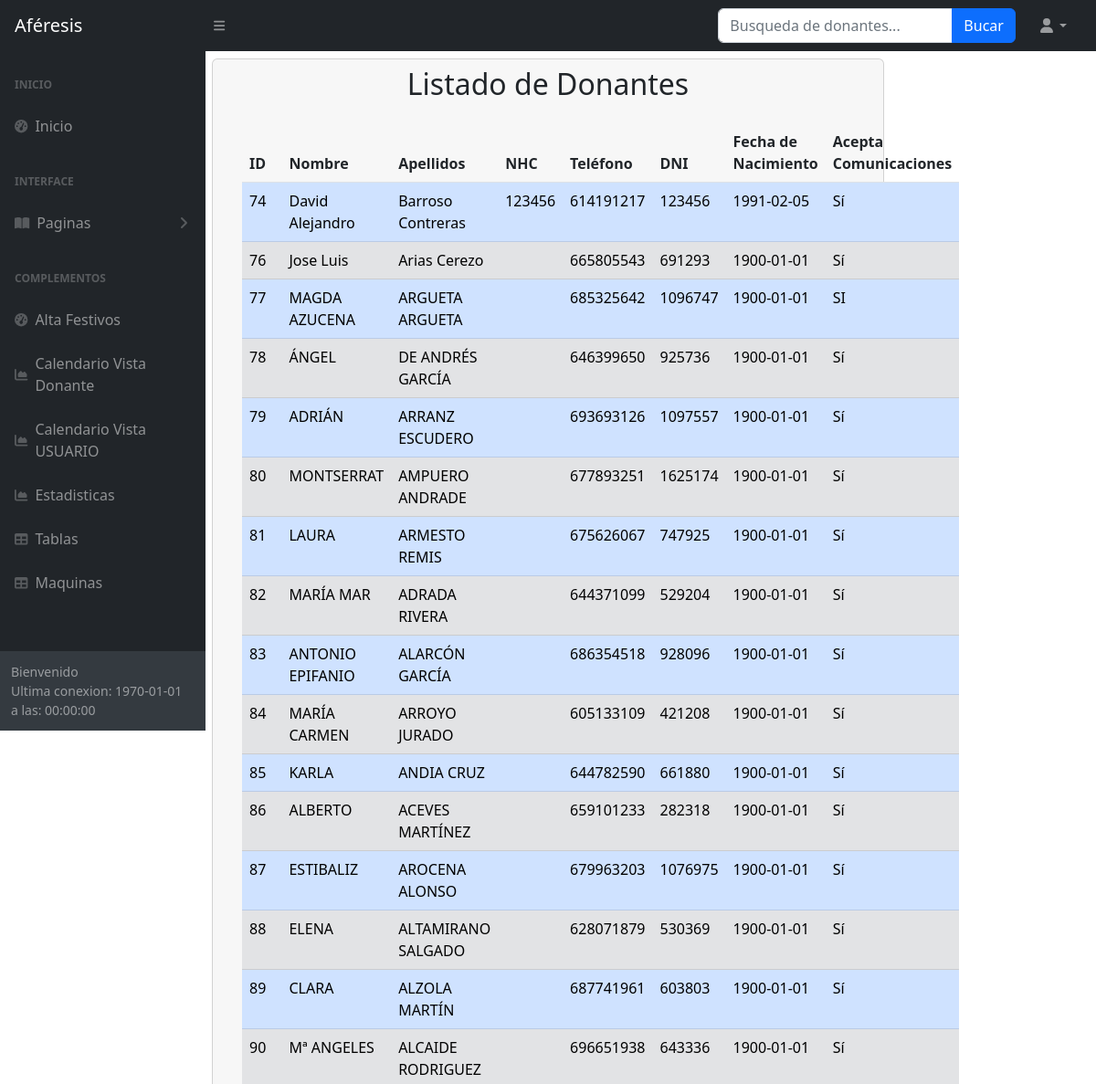
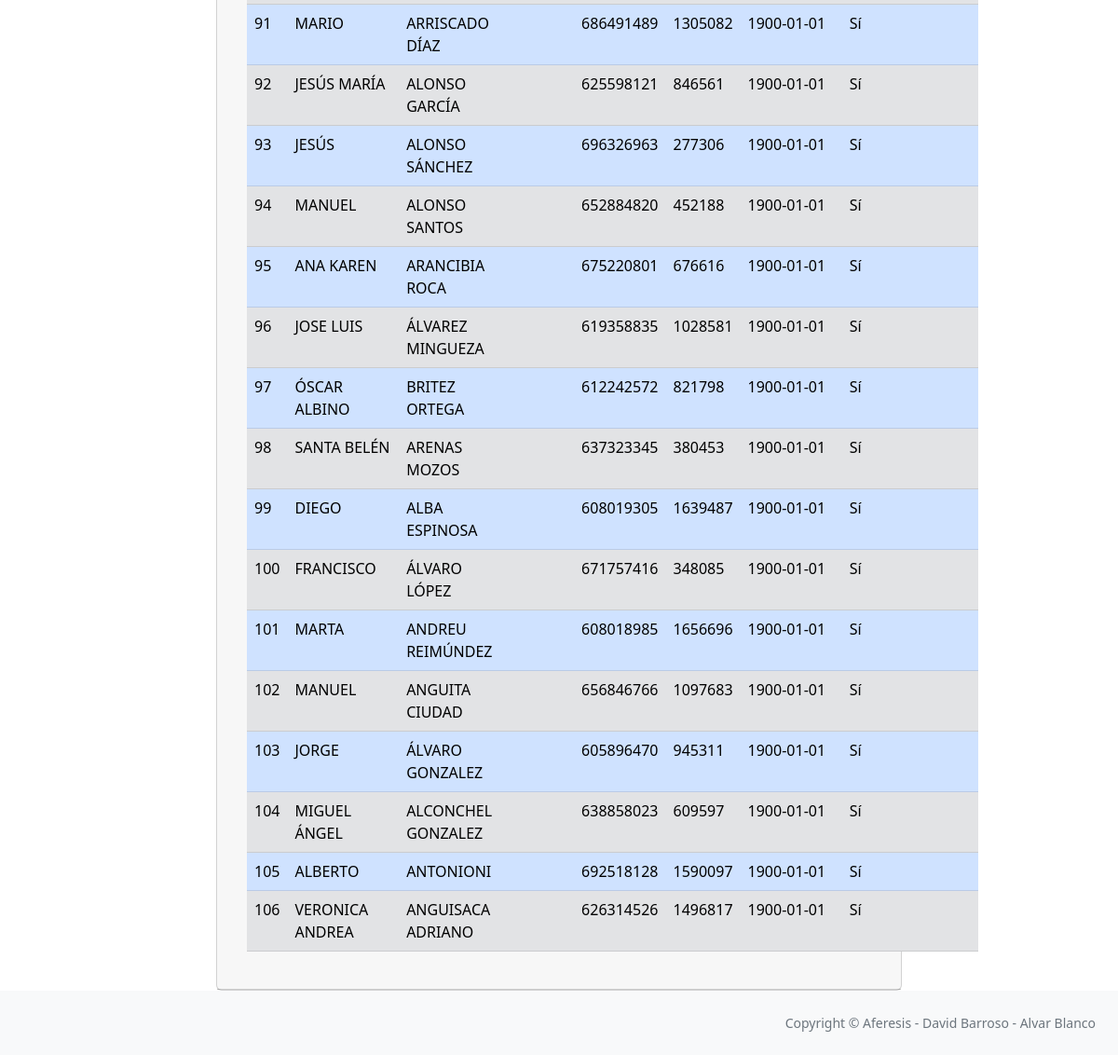
The page /startbootstrap-sb-admin-gh-pages/listarDonantes.php on the database its author committed (2 pictures, top to bottom).
### tables this page shows
CREATE TABLE IF NOT EXISTS `donante` (
  `id_donante` int(11) NOT NULL AUTO_INCREMENT,
  `nombre` varchar(255) DEFAULT NULL,
  `apellido1` varchar(255) DEFAULT NULL,
  `apellido2` varchar(255) DEFAULT NULL,
  `nhc` varchar(20) DEFAULT NULL,
  `telef1` varchar(100) DEFAULT NULL,
  `telef2` varchar(100) DEFAULT NULL,
  `dni` varchar(20) DEFAULT NULL,
  `ultima_donacion` date DEFAULT NULL,
  `recordatorio` varchar(255) DEFAULT NULL,
  `observaciones` varchar(255) DEFAULT NULL,
  `llamar` varchar(255) NOT NULL DEFAULT 'No',
  `cipa` varchar(255) DEFAULT NULL,
  `acepto_comunicacion` varchar(3) DEFAULT NULL,
  `fecha_nacimiento` date DEFAULT NULL,
  `citable` varchar(10) DEFAULT NULL,
  PRIMARY KEY (`id_donante`),
  UNIQUE KEY `uk_dni` (`dni`),
  UNIQUE KEY `uk_nhc` (`nhc`),
  UNIQUE KEY `uk_cipa` (`cipa`)
);

### startbootstrap-sb-admin-gh-pages/Donantes.php (the view, shortened to what this page needs)
<?php
class Donantes
{
    private $pdo;
    public function __construct()
    {
        $host = 'localhost';
        $dbname = 'aferesis';
        $username = 'aferesis';
        $password = '2(IPhOLwUkM1PX[i';
        try {
            $this->pdo = new PDO("mysql:host=$host;dbname=$dbname;charset=utf8", $username, $password);
            $this->pdo->setAttribute(PDO::ATTR_ERRMODE, PDO::ERRMODE_EXCEPTION);
        } catch (PDOException $e) {
            echo "Error: en la conexion a la base de datos " . $e->getMessage();
        }
    }
    public function listarDonantes()
    {
        try {
            $this->pdo->setAttribute(PDO::ATTR_ERRMODE, PDO::ERRMODE_EXCEPTION);
            $query = "SELECT * FROM donante";
            $stmt = $this->pdo->prepare($query);
            $stmt->execute();
            $donantes = $stmt->fetchAll(PDO::FETCH_ASSOC);
            $output = '<table class="table">';
            $output .= '<thead><tr><th>ID</th><th>Nombre</th><th>Apellidos</th><th>NHC</th><th>Teléfono</th><th>DNI</th><th>Fecha de Nacimiento</th><th>Acepta Comunicaciones</th></tr></thead>';
            $output .= '<tbody>';
            $alternate = true;
            foreach ($donantes as $donante) {
                $row_class = $alternate ? 'table-primary' : 'table-secondary';
                $output .= '<tr class="' . $row_class . ' clickable-row" data-id="' . $donante['id_donante'] . '">';
                $id_donante = substr($donante['id_donante'], -5);
                $output .= '<td>' . $id_donante . '</td>';
                $output .= '<td>' . $donante['nombre'] . '</td>';
                $apellidos = $donante['apellido1'] . ' ' . $donante['apellido2'];
                $output .= '<td>' . $apellidos . '</td>';
                $output .= '<td>' . $donante['nhc'] . '</td>';
                $output .= '<td>' . $donante['telef1'] . '</td>';
                $output .= '<td>' . $donante['dni'] . '</td>';
                $output .= '<td>' . $donante['fecha_nacimiento'] . '</td>';
                $output .= '<td>' . $donante['acepto_comunicacion'] . '</td>';
                $output .= '</tr>';
                $alternate = !$alternate;
            }
            $output .= '</tbody></table>';
            return $output;
        } catch (PDOException $e) {
            return "Error: en la conexión a la base de datos " . $e->getMessage();
        }
    }
}

### startbootstrap-sb-admin-gh-pages/listarDonantes.php (shortened to what this page needs)
<!DOCTYPE html>
<html lang="en">
<?php
require_once "./head.php";
require "./Donantes.php";
?>
<body class="sb-nav-fixed">
    <div id="layoutSidenav_content">
        <main>
            <?php
            require_once "./nav.php";
            require_once "./aside.php";
            ?>
            <div class="container" style="margin-top: 4rem;">
                <div class="row justify-content-center">
                    <div class="col-md-8">
                        <div class="card">
                            <div class="card-header">
                                <h2 class="text-center">Listado de Donantes</h2>
                                <div class="card-body">
                                    <?php
                                    $donante = new Donantes();
                                    echo $donante->listarDonantes(); ?>
                                </div>
                            </div>
                        </div>
                    </div>
                </div>
            </div>
        </main>
        <?php
        require_once "./footer.php";
        ?>
    </div>
</body>
</html>

### startbootstrap-sb-admin-gh-pages/head.php (shortened to what this page needs)
<head>
    <link href="https://cdn.jsdelivr.net/npm/simple-datatables@7.1.2/dist/style.min.css" rel="stylesheet" />
    <link href="css/styles.css" rel="stylesheet" />
</head>

### startbootstrap-sb-admin-gh-pages/nav.php (shortened to what this page needs)
<nav class="sb-topnav navbar navbar-expand navbar-dark bg-dark">
    <a class="navbar-brand ps-3" href="inicio.php">Aféresis
    </a>
    <button class="btn btn-link btn-sm order-1 order-lg-0 me-4 me-lg-0" id="sidebarToggle" href="#!"><i
            class="fas fa-bars"></i></button>
    <form method="POST" action="busquedaDonantes.php"
        class="d-none d-md-inline-block form-inline ms-auto me-0 me-md-3 my-2 my-md-0">
        <div class="input-group">
            <input class="form-control" type="text" placeholder="Busqueda de donantes..." name="busqueda"
                id="inputBusqueda" aria-label="Buscar por..." aria-describedby="btnNavbarSearch" />
            <input class="btn btn-primary bi bi-search" type="submit" id="btnNavbarSearch" type="button" value="Bucar">
        </div>
    </form>
    <ul class="navbar-nav ms-auto ms-md-0 me-3 me-lg-4">
        <li class="nav-item dropdown">
            <a class="nav-link dropdown-toggle" id="navbarDropdown" href="#" role="button" data-bs-toggle="dropdown"
                aria-expanded="false"><i class="fas fa-user fa-fw"></i></a>
        </li>
    </ul>
</nav>

### startbootstrap-sb-admin-gh-pages/aside.php (shortened to what this page needs)
<div id="layoutSidenav">
    <div id="layoutSidenav_nav">
        <nav class="sb-sidenav accordion sb-sidenav-dark" id="sidenavAccordion">
            <div class="sb-sidenav-menu">
                <div class="nav">
                    <div class="sb-sidenav-menu-heading">Inicio</div>
                    <a class="nav-link" href="inicio.php">
                        <div class="sb-nav-link-icon"><i class="fas fa-tachometer-alt"></i></div>
                        Inicio
                    </a>
                    <div class="sb-sidenav-menu-heading">Interface</div>
                    <a class="nav-link collapsed" href="#" data-bs-toggle="collapse" data-bs-target="#collapsePages" aria-expanded="false" aria-controls="collapsePages">
                        <div class="sb-nav-link-icon"><i class="fas fa-book-open"></i></div>
                        Paginas
                        <div class="sb-sidenav-collapse-arrow"><i class="fas fa-angle-down"></i></div>
                    </a>
                    <div class="sb-sidenav-menu-heading">Complementos</div>
                    <a class="nav-link" href="altaFestivos.php">
                        <div class="sb-nav-link-icon"><i class="fas fa-tachometer-alt"></i></div>
                        Alta Festivos
                    </a>
                    <a class="nav-link" href="calendario.php">
                        <div class="sb-nav-link-icon"><i class="fas fa-chart-area"></i></div>
                        Calendario Vista Donante
                    </a>
                    <a class="nav-link" href="calendarioUser.php">
                        <div class="sb-nav-link-icon"><i class="fas fa-chart-area"></i></div>
                        Calendario Vista USUARIO
                    </a>
                    <a class="nav-link" href="charts.php">
                        <div class="sb-nav-link-icon"><i class="fas fa-chart-area"></i></div>
                        Estadisticas
                    </a>
                    <a class="nav-link" href="tables.php">
                        <div class="sb-nav-link-icon"><i class="fas fa-table"></i></div>
                        Tablas
                    </a>
                    <a class="nav-link" href="opcionesMaquinas.php">
                        <div class="sb-nav-link-icon"><i class="fas fa-table"></i></div>
                        Maquinas
                    </a>
                </div>
            </div>
            <div class="sb-sidenav-footer">
                <div class="small">Bienvenido
                    <?php
                    $hora = $_SESSION['timeout'];
                    $fechaFormateada = date("Y-m-d", strtotime($hora));
                    echo "<br>Ultima conexion: " . $fechaFormateada;
                    $hora = $_SESSION['timeout'];
                    $horaFormateada = date("H:i:s", strtotime($hora));
                    echo "<br> a las: " . $horaFormateada;
                    ?>
                </div>
            </div>
        </nav>
    </div>

### startbootstrap-sb-admin-gh-pages/footer.php (shortened to what this page needs)
<footer class="py-4 bg-light mt-auto">
    <div class="container-fluid px-4">
        <div class="d-flex align-items-center justify-content-between small">
            <div>
                <div class="text-muted">Copyright &copy; Aferesis - David Barroso - Alvar Blanco</div>
            </div>
        </div>
    </div>
</footer>

### rows shown on the page
donante: id_donante "74", nombre "David Alejandro", apellidos "Barroso Contreras", nhc "123456", telef1 "614191217", dni "123456", fecha_nacimiento "1991-02-05", acepto_comunicacion "Sí"
donante: id_donante "76", nombre "Jose Luis", apellidos "Arias Cerezo", telef1 "665805543", dni "691293", fecha_nacimiento "1900-01-01", acepto_comunicacion "Sí"
donante: id_donante "77", nombre "MAGDA AZUCENA", apellidos "ARGUETA ARGUETA", telef1 "685325642", dni "1096747", fecha_nacimiento "1900-01-01", acepto_comunicacion "SI"
donante: id_donante "78", nombre "ÁNGEL", apellidos "DE ANDRÉS GARCÍA", telef1 "646399650", dni "925736", fecha_nacimiento "1900-01-01", acepto_comunicacion "Sí"
donante: id_donante "79", nombre "ADRIÁN", apellidos "ARRANZ ESCUDERO", telef1 "693693126", dni "1097557", fecha_nacimiento "1900-01-01", acepto_comunicacion "Sí"
donante: id_donante "80", nombre "MONTSERRAT", apellidos "AMPUERO ANDRADE", telef1 "677893251", dni "1625174", fecha_nacimiento "1900-01-01", acepto_comunicacion "Sí"
donante: id_donante "81", nombre "LAURA", apellidos "ARMESTO REMIS", telef1 "675626067", dni "747925", fecha_nacimiento "1900-01-01", acepto_comunicacion "Sí"
donante: id_donante "82", nombre "MARÍA MAR", apellidos "ADRADA RIVERA", telef1 "644371099", dni "529204", fecha_nacimiento "1900-01-01", acepto_comunicacion "Sí"
donante: id_donante "83", nombre "ANTONIO EPIFANIO", apellidos "ALARCÓN GARCÍA", telef1 "686354518", dni "928096", fecha_nacimiento "1900-01-01", acepto_comunicacion "Sí"
donante: id_donante "84", nombre "MARÍA CARMEN", apellidos "ARROYO JURADO", telef1 "605133109", dni "421208", fecha_nacimiento "1900-01-01", acepto_comunicacion "Sí"
donante: id_donante "85", nombre "KARLA", apellidos "ANDIA CRUZ", telef1 "644782590", dni "661880", fecha_nacimiento "1900-01-01", acepto_comunicacion "Sí"
donante: id_donante "86", nombre "ALBERTO", apellidos "ACEVES MARTÍNEZ", telef1 "659101233", dni "282318", fecha_nacimiento "1900-01-01", acepto_comunicacion "Sí"
donante: id_donante "87", nombre "ESTIBALIZ", apellidos "AROCENA ALONSO", telef1 "679963203", dni "1076975", fecha_nacimiento "1900-01-01", acepto_comunicacion "Sí"
donante: id_donante "88", nombre "ELENA", apellidos "ALTAMIRANO SALGADO", telef1 "628071879", dni "530369", fecha_nacimiento "1900-01-01", acepto_comunicacion "Sí"
donante: id_donante "89", nombre "CLARA", apellidos "ALZOLA MARTÍN", telef1 "687741961", dni "603803", fecha_nacimiento "1900-01-01", acepto_comunicacion "Sí"
donante: id_donante "90", nombre "Mª ANGELES", apellidos "ALCAIDE RODRIGUEZ", telef1 "696651938", dni "643336", fecha_nacimiento "1900-01-01", acepto_comunicacion "Sí"
donante: id_donante "91", nombre "MARIO", apellidos "ARRISCADO DÍAZ", telef1 "686491489", dni "1305082", fecha_nacimiento "1900-01-01", acepto_comunicacion "Sí"
donante: id_donante "92", nombre "JESÚS MARÍA", apellidos "ALONSO GARCÍA", telef1 "625598121", dni "846561", fecha_nacimiento "1900-01-01", acepto_comunicacion "Sí"
donante: id_donante "93", nombre "JESÚS", apellidos "ALONSO SÁNCHEZ", telef1 "696326963", dni "277306", fecha_nacimiento "1900-01-01", acepto_comunicacion "Sí"
donante: id_donante "94", nombre "MANUEL", apellidos "ALONSO SANTOS", telef1 "652884820", dni "452188", fecha_nacimiento "1900-01-01", acepto_comunicacion "Sí"
donante: id_donante "95", nombre "ANA KAREN", apellidos "ARANCIBIA ROCA", telef1 "675220801", dni "676616", fecha_nacimiento "1900-01-01", acepto_comunicacion "Sí"
donante: id_donante "96", nombre "JOSE LUIS", apellidos "ÁLVAREZ MINGUEZA", telef1 "619358835", dni "1028581", fecha_nacimiento "1900-01-01", acepto_comunicacion "Sí"
donante: id_donante "97", nombre "ÓSCAR ALBINO", apellidos "BRITEZ ORTEGA", telef1 "612242572", dni "821798", fecha_nacimiento "1900-01-01", acepto_comunicacion "Sí"
donante: id_donante "98", nombre "SANTA BELÉN", apellidos "ARENAS MOZOS", telef1 "637323345", dni "380453", fecha_nacimiento "1900-01-01", acepto_comunicacion "Sí"
donante: id_donante "99", nombre "DIEGO", apellidos "ALBA ESPINOSA", telef1 "608019305", dni "1639487", fecha_nacimiento "1900-01-01", acepto_comunicacion "Sí"
donante: id_donante "100", nombre "FRANCISCO", apellidos "ÁLVARO LÓPEZ", telef1 "671757416", dni "348085", fecha_nacimiento "1900-01-01", acepto_comunicacion "Sí"
donante: id_donante "101", nombre "MARTA", apellidos "ANDREU REIMÚNDEZ", telef1 "608018985", dni "1656696", fecha_nacimiento "1900-01-01", acepto_comunicacion "Sí"
donante: id_donante "102", nombre "MANUEL", apellidos "ANGUITA CIUDAD", telef1 "656846766", dni "1097683", fecha_nacimiento "1900-01-01", acepto_comunicacion "Sí"
donante: id_donante "103", nombre "JORGE", apellidos "ÁLVARO GONZALEZ", telef1 "605896470", dni "945311", fecha_nacimiento "1900-01-01", acepto_comunicacion "Sí"
donante: id_donante "104", nombre "MIGUEL ÁNGEL", apellidos "ALCONCHEL GONZALEZ", telef1 "638858023", dni "609597", fecha_nacimiento "1900-01-01", acepto_comunicacion "Sí"
donante: id_donante "105", nombre "ALBERTO", apellidos "ANTONIONI", telef1 "692518128", dni "1590097", fecha_nacimiento "1900-01-01", acepto_comunicacion "Sí"
donante: id_donante "106", nombre "VERONICA ANDREA", apellidos "ANGUISACA ADRIANO", telef1 "626314526", dni "1496817", fecha_nacimiento "1900-01-01", acepto_comunicacion "Sí"

### other values the page prints
$fechaFormateada "1970-01-01"
$horaFormateada "00:00:00"
